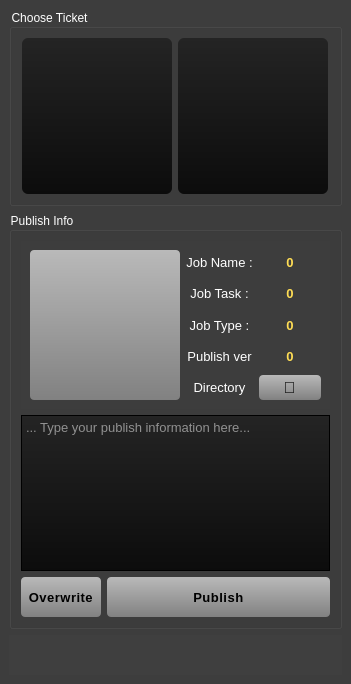
<?xml version="1.0" encoding="UTF-8"?>
<ui version="4.0">
 <class>MainWindow</class>
 <widget class="QMainWindow" name="MainWindow">
  <property name="geometry">
   <rect>
    <x>0</x>
    <y>0</y>
    <width>351</width>
    <height>684</height>
   </rect>
  </property>
  <property name="font">
   <font>
    <weight>75</weight>
    <bold>true</bold>
   </font>
  </property>
  <property name="windowTitle">
   <string>MainWindow</string>
  </property>
  <property name="styleSheet">
   <string notr="true">background-color:rgb(61, 61, 61)</string>
  </property>
  <widget class="QWidget" name="centralwidget">
   <layout class="QGridLayout" name="gridLayout">
    <item row="0" column="0">
     <widget class="QGroupBox" name="groupBox">
      <property name="font">
       <font>
        <weight>50</weight>
        <bold>false</bold>
       </font>
      </property>
      <property name="styleSheet">
       <string notr="true">color:white</string>
      </property>
      <property name="title">
       <string>Choose Ticket</string>
      </property>
      <layout class="QGridLayout" name="gridLayout_2">
       <item row="1" column="0">
        <layout class="QHBoxLayout" name="horizontalLayout">
         <item>
          <widget class="QListWidget" name="listWidget_type">
           <property name="minimumSize">
            <size>
             <width>0</width>
             <height>120</height>
            </size>
           </property>
           <property name="maximumSize">
            <size>
             <width>150</width>
             <height>16777215</height>
            </size>
           </property>
           <property name="font">
            <font>
             <pointsize>11</pointsize>
             <weight>50</weight>
             <bold>false</bold>
            </font>
           </property>
           <property name="styleSheet">
            <string notr="true">QListWidget {
    background-color:qlineargradient(spread:pad, x1:0, y1:1, x2:0, y2:0, stop:0 rgba(12, 12, 12, 255), stop:1 rgba(36, 36, 36, 255));
        color: white;       /* optional: เปลี่ยนสีตัวหนังสือด้วย */
	border-radius:6px;
    }

QListWidget::item:selected {
   background-color:      qlineargradient(spread:pad, x1:1, y1:0, x2:1, y2:1, stop:0 rgba(243, 159, 89, 255), stop:1 rgba(197, 131, 76, 255));
        color: black;       /* optional: เปลี่ยนสีตัวหนังสือด้วย */
    }
</string>
           </property>
          </widget>
         </item>
         <item>
          <widget class="QListWidget" name="listWidget_ticket">
           <property name="minimumSize">
            <size>
             <width>0</width>
             <height>120</height>
            </size>
           </property>
           <property name="maximumSize">
            <size>
             <width>150</width>
             <height>16777215</height>
            </size>
           </property>
           <property name="font">
            <font>
             <pointsize>11</pointsize>
             <weight>50</weight>
             <bold>false</bold>
            </font>
           </property>
           <property name="styleSheet">
            <string notr="true">QListWidget {
    background-color:qlineargradient(spread:pad, x1:0, y1:1, x2:0, y2:0, stop:0 rgba(12, 12, 12, 255), stop:1 rgba(36, 36, 36, 255));
        color: white;       /* optional: เปลี่ยนสีตัวหนังสือด้วย */
	border-radius:6px;
    }

QListWidget::item:selected {
   background-color:      qlineargradient(spread:pad, x1:1, y1:0, x2:1, y2:1, stop:0 rgba(243, 159, 89, 255), stop:1 rgba(197, 131, 76, 255));
        color: black;       /* optional: เปลี่ยนสีตัวหนังสือด้วย */
    }
</string>
           </property>
          </widget>
         </item>
        </layout>
       </item>
      </layout>
     </widget>
    </item>
    <item row="1" column="0">
     <widget class="QGroupBox" name="groupBox_2">
      <property name="font">
       <font>
        <weight>50</weight>
        <bold>false</bold>
       </font>
      </property>
      <property name="styleSheet">
       <string notr="true">color:white</string>
      </property>
      <property name="title">
       <string>Publish Info</string>
      </property>
      <layout class="QGridLayout" name="gridLayout_7">
       <item row="0" column="0">
        <widget class="QWidget" name="widget" native="true">
         <layout class="QGridLayout" name="gridLayout_3">
          <item row="0" column="0">
           <widget class="QPushButton" name="pushButton_take_a_snapshot">
            <property name="minimumSize">
             <size>
              <width>150</width>
              <height>150</height>
             </size>
            </property>
            <property name="maximumSize">
             <size>
              <width>150</width>
              <height>150</height>
             </size>
            </property>
            <property name="font">
             <font>
              <pointsize>12</pointsize>
              <weight>75</weight>
              <bold>true</bold>
             </font>
            </property>
            <property name="styleSheet">
             <string notr="true">QPushButton {
    color: black;
    background: qlineargradient(spread:pad, x1:0, y1:0, x2:0, y2:1, stop:0 rgba(185, 185, 185, 255), stop:1 rgba(129, 129, 129, 255));
    border: 1px solid rgba(255, 255, 255, 0.5);
    font-weight: 600;
    letter-spacing: 0.5px;
	border:None;
	border-radius: 4px;
}

QPushButton:hover {
        background: qlineargradient(spread:pad, x1:1, y1:0, x2:1, y2:1, stop:0 rgba(243, 159, 89, 255), stop:1 rgba(197, 131, 76, 255));
}

QPushButton:pressed {
        background: qlineargradient(spread:pad, x1:0, y1:1, x2:0, y2:0, stop:0 rgba(189, 123, 69, 255), stop:1 rgba(134, 88, 50, 255));
}
</string>
            </property>
            <property name="text">
             <string/>
            </property>
           </widget>
          </item>
          <item row="0" column="1">
           <layout class="QGridLayout" name="gridLayout_6">
            <item row="2" column="1">
             <widget class="QLabel" name="label_job_type">
              <property name="font">
               <font>
                <pointsize>10</pointsize>
                <weight>75</weight>
                <bold>true</bold>
               </font>
              </property>
              <property name="styleSheet">
               <string notr="true">color:rgb(255, 221, 84)</string>
              </property>
              <property name="text">
               <string>0</string>
              </property>
              <property name="alignment">
               <set>Qt::AlignCenter</set>
              </property>
             </widget>
            </item>
            <item row="0" column="1">
             <widget class="QLabel" name="label_job_name">
              <property name="font">
               <font>
                <pointsize>10</pointsize>
                <weight>75</weight>
                <bold>true</bold>
               </font>
              </property>
              <property name="styleSheet">
               <string notr="true">color:rgb(255, 221, 84)</string>
              </property>
              <property name="text">
               <string>0</string>
              </property>
              <property name="alignment">
               <set>Qt::AlignCenter</set>
              </property>
             </widget>
            </item>
            <item row="0" column="0">
             <widget class="QLabel" name="label_version_current_4">
              <property name="font">
               <font>
                <pointsize>10</pointsize>
                <weight>50</weight>
                <bold>false</bold>
               </font>
              </property>
              <property name="styleSheet">
               <string notr="true">color:white</string>
              </property>
              <property name="text">
               <string>Job Name :</string>
              </property>
              <property name="alignment">
               <set>Qt::AlignCenter</set>
              </property>
             </widget>
            </item>
            <item row="1" column="0">
             <widget class="QLabel" name="label_version_current_6">
              <property name="font">
               <font>
                <pointsize>10</pointsize>
                <weight>50</weight>
                <bold>false</bold>
               </font>
              </property>
              <property name="styleSheet">
               <string notr="true">color:white</string>
              </property>
              <property name="text">
               <string>Job Task :</string>
              </property>
              <property name="alignment">
               <set>Qt::AlignCenter</set>
              </property>
             </widget>
            </item>
            <item row="4" column="0">
             <widget class="QLabel" name="label_version_current_3">
              <property name="font">
               <font>
                <pointsize>10</pointsize>
                <weight>50</weight>
                <bold>false</bold>
               </font>
              </property>
              <property name="styleSheet">
               <string notr="true">color:white</string>
              </property>
              <property name="text">
               <string>Publish ver</string>
              </property>
              <property name="alignment">
               <set>Qt::AlignCenter</set>
              </property>
             </widget>
            </item>
            <item row="5" column="1">
             <widget class="QPushButton" name="pushButton_open_dir">
              <property name="sizePolicy">
               <sizepolicy hsizetype="Minimum" vsizetype="Minimum">
                <horstretch>0</horstretch>
                <verstretch>0</verstretch>
               </sizepolicy>
              </property>
              <property name="minimumSize">
               <size>
                <width>0</width>
                <height>0</height>
               </size>
              </property>
              <property name="maximumSize">
               <size>
                <width>16777215</width>
                <height>16777215</height>
               </size>
              </property>
              <property name="font">
               <font>
                <pointsize>12</pointsize>
                <weight>75</weight>
                <bold>true</bold>
               </font>
              </property>
              <property name="toolTip">
               <string/>
              </property>
              <property name="statusTip">
               <string>เปิด Google Docs ของ งานชิ้นนี้</string>
              </property>
              <property name="layoutDirection">
               <enum>Qt::LeftToRight</enum>
              </property>
              <property name="styleSheet">
               <string notr="true">QPushButton {
    color: black;
    background: qlineargradient(spread:pad, x1:0, y1:0, x2:0, y2:1, stop:0 rgba(185, 185, 185, 255), stop:1 rgba(129, 129, 129, 255));
    border: 1px solid rgba(255, 255, 255, 0.5);
    font-weight: 600;
    letter-spacing: 0.5px;
	border:None;
	border-radius: 4px;
}

QPushButton:hover {
        background: qlineargradient(spread:pad, x1:1, y1:0, x2:1, y2:1, stop:0 rgba(243, 159, 89, 255), stop:1 rgba(197, 131, 76, 255));
}

QPushButton:pressed {
        background: qlineargradient(spread:pad, x1:0, y1:1, x2:0, y2:0, stop:0 rgba(189, 123, 69, 255), stop:1 rgba(134, 88, 50, 255));
}
</string>
              </property>
              <property name="text">
               <string>📁</string>
              </property>
             </widget>
            </item>
            <item row="5" column="0">
             <widget class="QLabel" name="label_version_current_7">
              <property name="font">
               <font>
                <pointsize>10</pointsize>
                <weight>50</weight>
                <bold>false</bold>
               </font>
              </property>
              <property name="styleSheet">
               <string notr="true">color:white</string>
              </property>
              <property name="text">
               <string>Directory</string>
              </property>
              <property name="alignment">
               <set>Qt::AlignCenter</set>
              </property>
             </widget>
            </item>
            <item row="2" column="0">
             <widget class="QLabel" name="label_version_current_5">
              <property name="font">
               <font>
                <pointsize>10</pointsize>
                <weight>50</weight>
                <bold>false</bold>
               </font>
              </property>
              <property name="styleSheet">
               <string notr="true">color:white</string>
              </property>
              <property name="text">
               <string>Job Type :</string>
              </property>
              <property name="alignment">
               <set>Qt::AlignCenter</set>
              </property>
             </widget>
            </item>
            <item row="1" column="1">
             <widget class="QLabel" name="label_job_task">
              <property name="font">
               <font>
                <pointsize>10</pointsize>
                <weight>75</weight>
                <bold>true</bold>
               </font>
              </property>
              <property name="styleSheet">
               <string notr="true">color:rgb(255, 221, 84)</string>
              </property>
              <property name="text">
               <string>0</string>
              </property>
              <property name="alignment">
               <set>Qt::AlignCenter</set>
              </property>
             </widget>
            </item>
            <item row="4" column="1">
             <widget class="QLabel" name="label_version_publish">
              <property name="font">
               <font>
                <pointsize>10</pointsize>
                <weight>75</weight>
                <bold>true</bold>
               </font>
              </property>
              <property name="styleSheet">
               <string notr="true">color:rgb(255, 221, 84)</string>
              </property>
              <property name="text">
               <string>0</string>
              </property>
              <property name="alignment">
               <set>Qt::AlignCenter</set>
              </property>
             </widget>
            </item>
           </layout>
          </item>
         </layout>
        </widget>
       </item>
       <item row="1" column="0">
        <widget class="QTextBrowser" name="textBrowser_publish_info">
         <property name="font">
          <font>
           <pointsize>10</pointsize>
          </font>
         </property>
         <property name="styleSheet">
          <string notr="true">color:white;
background-color:qlineargradient(spread:pad, x1:0, y1:1, x2:0, y2:0, stop:0 rgba(12, 12, 12, 255), stop:1 rgba(36, 36, 36, 255));</string>
         </property>
         <property name="readOnly">
          <bool>false</bool>
         </property>
         <property name="placeholderText">
          <string>... Type your publish information here...</string>
         </property>
        </widget>
       </item>
       <item row="3" column="0">
        <layout class="QHBoxLayout" name="horizontalLayout_2">
         <item>
          <widget class="QPushButton" name="pushButton_overwrite">
           <property name="sizePolicy">
            <sizepolicy hsizetype="Minimum" vsizetype="Minimum">
             <horstretch>0</horstretch>
             <verstretch>0</verstretch>
            </sizepolicy>
           </property>
           <property name="minimumSize">
            <size>
             <width>0</width>
             <height>40</height>
            </size>
           </property>
           <property name="maximumSize">
            <size>
             <width>80</width>
             <height>16777215</height>
            </size>
           </property>
           <property name="font">
            <font>
             <pointsize>10</pointsize>
             <weight>75</weight>
             <bold>true</bold>
            </font>
           </property>
           <property name="toolTip">
            <string/>
           </property>
           <property name="statusTip">
            <string>เปิด Google Docs ของ งานชิ้นนี้</string>
           </property>
           <property name="layoutDirection">
            <enum>Qt::LeftToRight</enum>
           </property>
           <property name="styleSheet">
            <string notr="true">QPushButton {
    color: black;
    background: qlineargradient(spread:pad, x1:0, y1:0, x2:0, y2:1, stop:0 rgba(185, 185, 185, 255), stop:1 rgba(129, 129, 129, 255));
    border: 1px solid rgba(255, 255, 255, 0.5);
    font-weight: 600;
    letter-spacing: 0.5px;
	border:None;
	border-radius: 4px;
}

QPushButton:hover {
        background: qlineargradient(spread:pad, x1:1, y1:0, x2:1, y2:1, stop:0 rgba(243, 159, 89, 255), stop:1 rgba(197, 131, 76, 255));
}

QPushButton:pressed {
        background: qlineargradient(spread:pad, x1:0, y1:1, x2:0, y2:0, stop:0 rgba(189, 123, 69, 255), stop:1 rgba(134, 88, 50, 255));
}
</string>
           </property>
           <property name="text">
            <string>Overwrite</string>
           </property>
          </widget>
         </item>
         <item>
          <widget class="QPushButton" name="pushButton_publish">
           <property name="sizePolicy">
            <sizepolicy hsizetype="Minimum" vsizetype="Minimum">
             <horstretch>0</horstretch>
             <verstretch>0</verstretch>
            </sizepolicy>
           </property>
           <property name="minimumSize">
            <size>
             <width>0</width>
             <height>40</height>
            </size>
           </property>
           <property name="maximumSize">
            <size>
             <width>16777215</width>
             <height>16777215</height>
            </size>
           </property>
           <property name="font">
            <font>
             <pointsize>10</pointsize>
             <weight>75</weight>
             <bold>true</bold>
            </font>
           </property>
           <property name="toolTip">
            <string/>
           </property>
           <property name="statusTip">
            <string>เปิด Google Docs ของ งานชิ้นนี้</string>
           </property>
           <property name="layoutDirection">
            <enum>Qt::LeftToRight</enum>
           </property>
           <property name="styleSheet">
            <string notr="true">QPushButton {
    color: black;
    background: qlineargradient(spread:pad, x1:0, y1:0, x2:0, y2:1, stop:0 rgba(185, 185, 185, 255), stop:1 rgba(129, 129, 129, 255));
    border: 1px solid rgba(255, 255, 255, 0.5);
    font-weight: 600;
    letter-spacing: 0.5px;
	border:None;
	border-radius: 4px;
}

QPushButton:hover {
        background: qlineargradient(spread:pad, x1:1, y1:0, x2:1, y2:1, stop:0 rgba(243, 159, 89, 255), stop:1 rgba(197, 131, 76, 255));
}

QPushButton:pressed {
        background: qlineargradient(spread:pad, x1:0, y1:1, x2:0, y2:0, stop:0 rgba(189, 123, 69, 255), stop:1 rgba(134, 88, 50, 255));
}
</string>
           </property>
           <property name="text">
            <string>Publish</string>
           </property>
          </widget>
         </item>
        </layout>
       </item>
      </layout>
     </widget>
    </item>
    <item row="2" column="0">
     <widget class="QLabel" name="label_publish_result">
      <property name="minimumSize">
       <size>
        <width>0</width>
        <height>40</height>
       </size>
      </property>
      <property name="font">
       <font>
        <pointsize>10</pointsize>
        <weight>75</weight>
        <bold>true</bold>
       </font>
      </property>
      <property name="styleSheet">
       <string notr="true">color:rgb(159, 255, 14);
background-color:rgb(63, 63, 63);</string>
      </property>
      <property name="text">
       <string/>
      </property>
     </widget>
    </item>
   </layout>
  </widget>
 </widget>
 <resources/>
 <connections/>
</ui>
